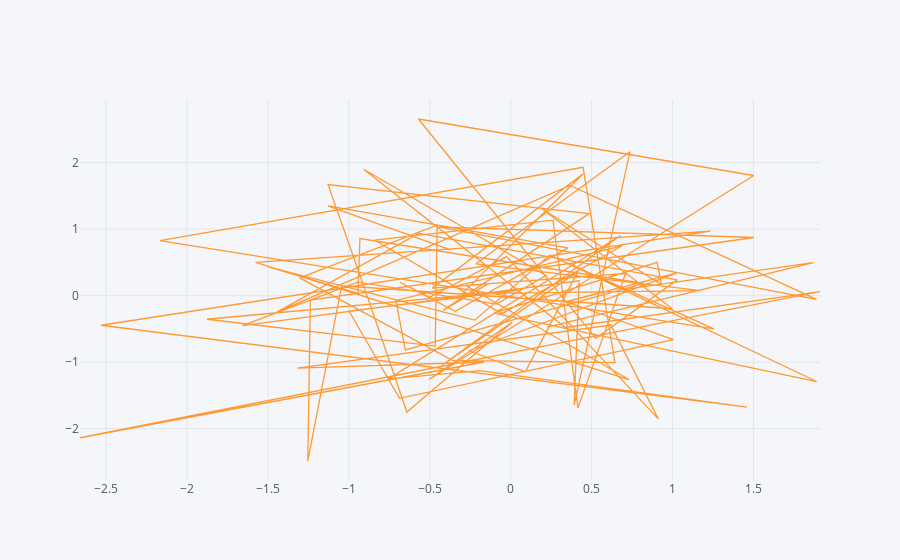

Notebook code cell kept with this figure:
### Markdown cell above
##### Scatter

### Code cell
df.iplot(kind="scatter", x="A", y="B")
